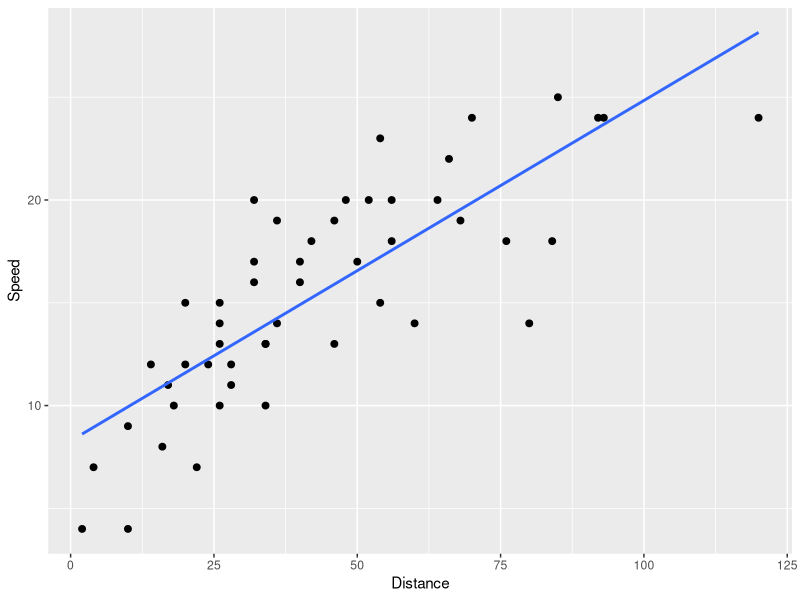

Here is the R script that generated this plot:
# Practice and revision 
# Regression and prediction in R

# Calling my packages 
library(tidyverse)
library(ggplot2)

# Using the in-built cars data 
## Checking for a linear relationship with ggplot
ggplot2::ggplot(cars, mapping = aes(x = dist, y = speed)) +
  geom_point(size = 2) + 
  labs(
    x = "Distance",
    y = "Speed"
  ) + 
  geom_smooth(method = "lm", se = FALSE) # This creates a linear regression line on the plot
## Note that se removes the confidence band from the plot 

# Finding the equation of the linear regression line I just plotted 
model <- lm(dist ~ speed, data = cars) ## Distance is the response variable and speed is the explanatory variable 
summary(model)

# Adding the residuals and predicted as columns in the cars data set
cars$residuals <- model$residuals
cars$predicted <- model$fitted.values

# Using the predict function in R 
## predict(the fitted model, a data frame with a column that has the same name as the explanatory variable in our model)
predict(model, data.frame(speed = c(12.5, 15.5, 17)))

## use ?predict.lm over ?predict
